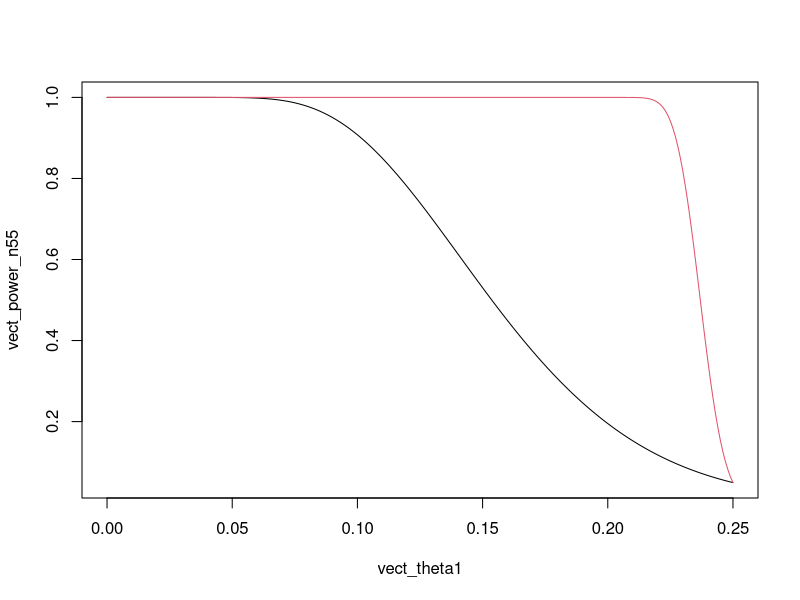
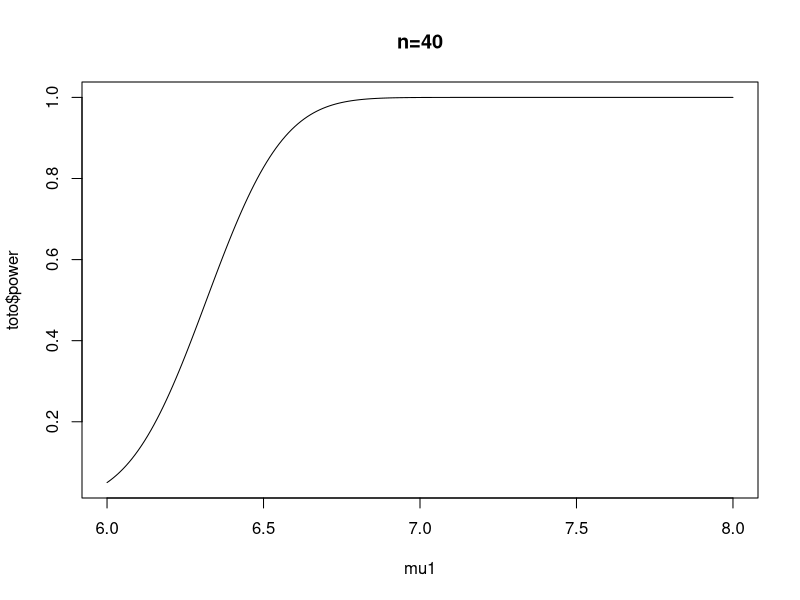
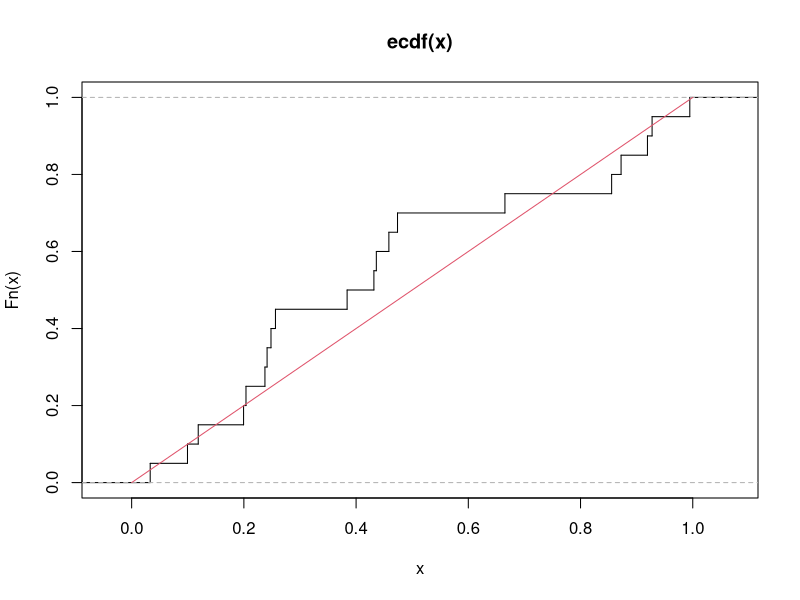
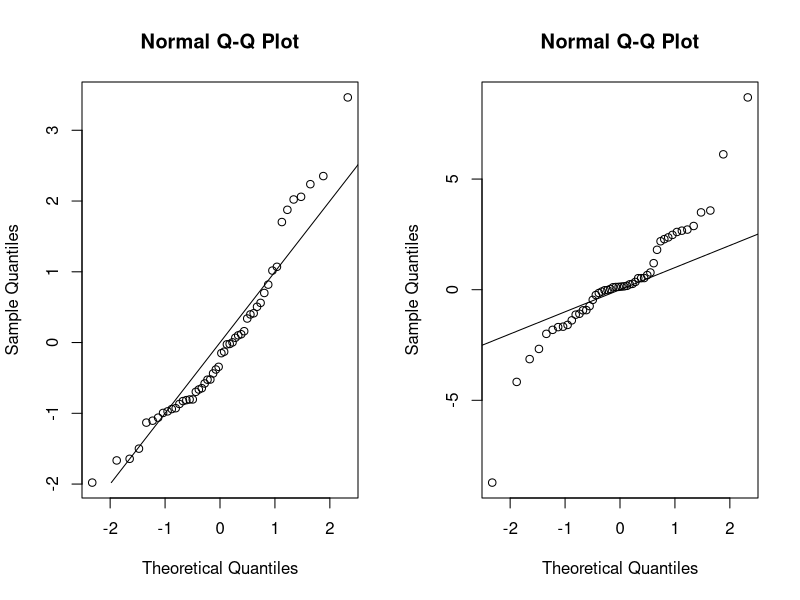
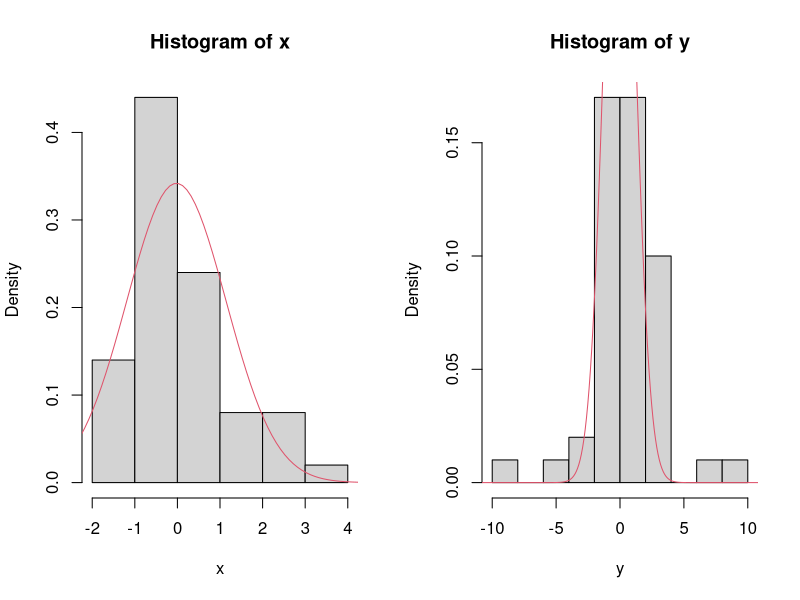
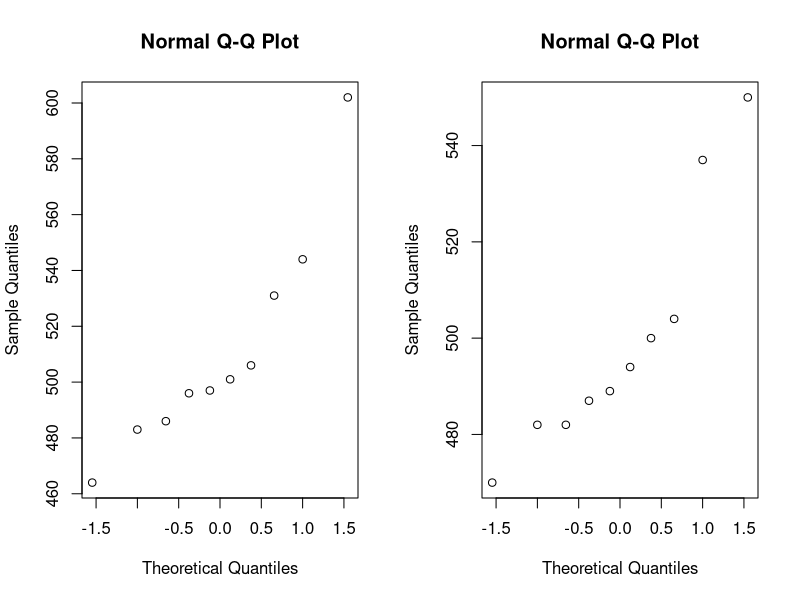
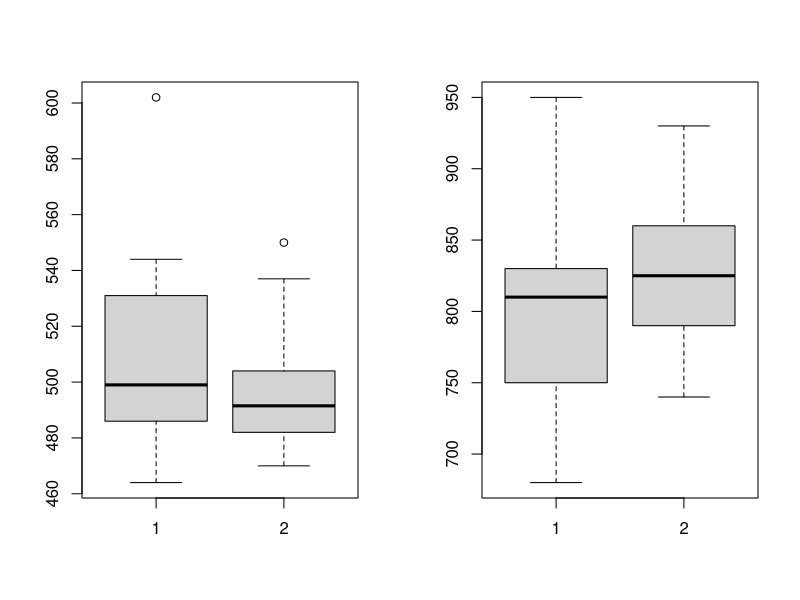
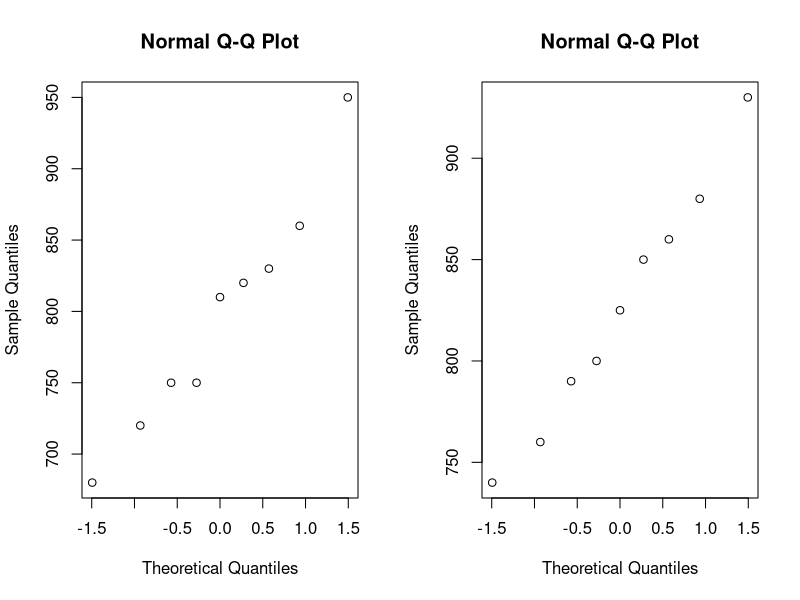

Here is the R script that generated these plots, in order:
## ---- chunk 1
knitr::opts_chunk$set(echo = TRUE)
## ---- chunk 2
x=c(3.7,3.4,4.2,3.8,3.9,4,3.5,3.6,4.3,3.3)
shapiro.test(x)
## ---- chunk 3
t.test(x,mu=4,alternative = 'less')
## ---- chunk 4
n=length(x)
#borne sup IC :
mean(x)+qt(0.95,n-1)*sd(x)/sqrt(n)
## ---- chunk 5
prop.test(13,55,0.25,alternative = "less")

# si test exact :
binom.test(13,55,0.25,alternative="less")
## ---- chunk 6
#courbe puissance à la main
n=55
theta1=0.23
puissance=function(theta1,n)
{ power=pnorm((-1.65*sqrt(0.25*0.75/n)+0.25-theta1)/sqrt(theta1*(1-theta1)/n))
 return(power)
}
vect_theta1=seq(0, 0.25, by=0.001)
vect_power_n55=puissance(vect_theta1,n=55)
vect_power_n3000=puissance(vect_theta1,n=3000)
plot(vect_theta1,vect_power_n55,type="l")
lines(vect_theta1,vect_power_n3000,type="l",col=2)
## ---- chunk 7
n = 40
mu = 6.4
power.t.test(n,0.4,sd = 1.2,type = 'one.sample',alternative = 'one.sided')
## ---- chunk 8
mu1=seq(6,8 ,by=0.01)
delta=mu1-6
toto=power.t.test(n,delta,sd = 1.2,type = 'one.sample',alternative = 'one.sided')
plot(mu1,toto$power, type='l',main="n=40")
## ---- chunk 9
power.t.test(power=0.9,delta = 0.4,sd = 1.2,type = 'one.sample',alternative = 'one.sided')
## ---- chunk 10
n=20
# échantillon de variables aléatoires de loi uniforme sur [0,1] :
x = runif(n)
  
# fonction de répartition empirique :  
fn=ecdf(x)
plot(fn, verticals=TRUE, do.points=FALSE)
lines(seq(0,1,0.01),punif(seq(0,1,0.01),0,1),col = 2)
  
# superposer la fonctin de répartition de la loi  uniforme sur [0,1]

# test de Kolmagorov Smirnov
ks.test(x,"punif")

## ---- chunk 11
# simulation des échantillons :
x= rnorm(50)
y= rcauchy(50)

# Droites de Henry :

par(mfrow=c(1,2))
qqnorm(x)
lines(x,x)
qqnorm(y)
lines(y,y)

# test de Kolmagorov Smirnov
ks.test(y,"pnorm")
# test de Shapiro :
shapiro.test(y)
# un peu de stat descriptive :
par(mfrow=c(1,2))
hist(x,prob=TRUE)
abscisses=seq(min(x)-10,max(x)+10,0.1)
lines(abscisses,dnorm(abscisses,mean(x),sd(x)),col=2)
hist(y,prob=TRUE)
abscisses=seq(min(y)-10,max(y)+10,0.1)
lines(abscisses,dnorm(abscisses,mean(x),sd(x)),col=2)
## ---- chunk 12
x=c(602,464,483,506,497,544,486,531,496,501)
y=c(487,489,470,482,494,500,504,537,482,550)

par(mfrow=c(1,2))
qqnorm(x)
lines(x,x)
qqnorm(y)
lines(y,y)
# test de Shapiro :
shapiro.test(x)
shapiro.test(y)
var.test(x,y)
# les variances ne sont pas les mêmes
t.test(x,y,var.equal = TRUE)
## ---- chunk 13
wilcox.test(x,y)
## ---- chunk 14
boxplot(x,y)
## ---- chunk 15
x=c(750,860,950,830,750,680,720,810,820)
y=c(850,880,930,860,800,740,760,790,825)
boxplot(x,y)
par(mfrow=c(1,2))
qqnorm(x)
lines(x,x)
qqnorm(y)
lines(y,y)
# test de Shapiro :
shapiro.test(x)
shapiro.test(y)
# les variances ne sont pas les mêmes
t.test(x,y,var.equal = TRUE,paired=TRUE,alternative = 'less')
## ---- chunk 16
x <- c(1.83,  0.50,  1.62,  2.48, 1.68, 1.88, 1.55,1.2, 0.7)
y <- c(0.878, 0.647, 0.598, 2.05, 1.06, 1.29, 1.06, 3.14, 1.29)
boxplot(x,y)
par(mfrow=c(1,2))
qqnorm(x)
lines(x,x)
qqnorm(y)
lines(y,y)
# test de Shapiro :
shapiro.test(x)
shapiro.test(y)
# les variances ne sont pas les mêmes
wilcox.test(x,y,paired=TRUE, alternative = 'greater')
## ---- chunk 17
presence=c(4,18,10)
absence=c(36,52,80)
tab=rbind(presence, absence)
colnames(tab)=c('zone1','zone2','zone3')
rownames(tab)=c('presence','absence')
chisq.test(tab)

## ---- chunk 18
interoge=c(40,40)
gueris=c(15,9)
tab2=rbind(interoge, gueris)
colnames(tab2)=c(' b',' a ')
rownames(tab2)=c('interroge','gueris')
chisq.test(tab2)
